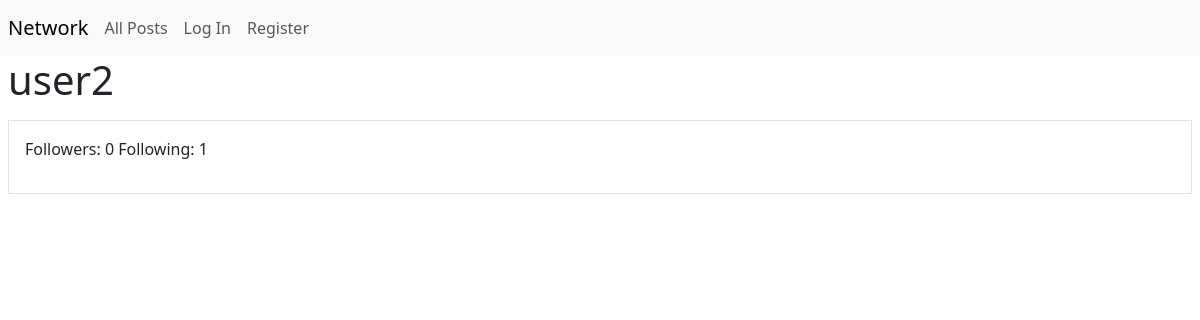
The page /user/3 on the database as committed earlier.
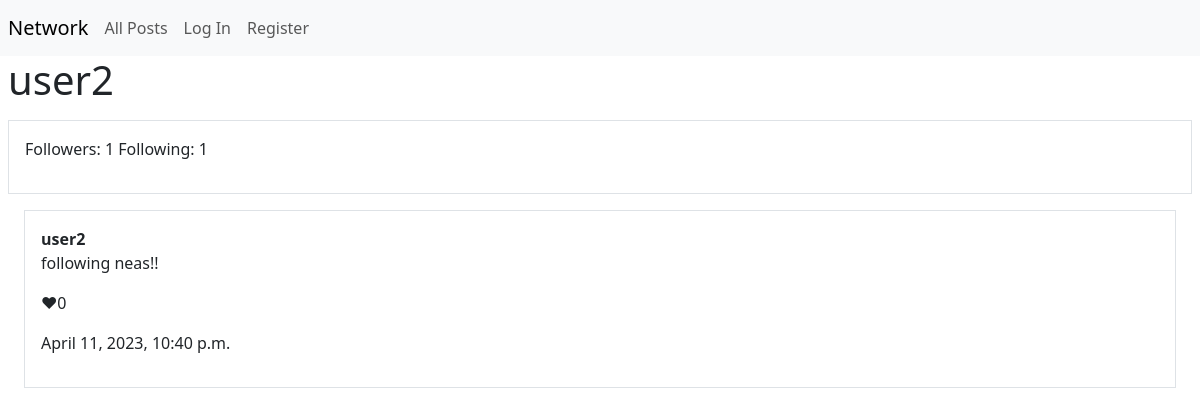
The same page on the database as committed later.
### network/models.py (models this page shows)
class Posts(models.Model):
    poster = models.ForeignKey("User", on_delete=models.CASCADE, related_name="posts")
    content = models.TextField(max_length=280)
    timestamp = models.DateTimeField(auto_now_add=True)
    likes = models.IntegerField(default=0)

class User(AbstractUser):
    pass

### network/views.py (the view)
# urls.py: path("user/<int:profile_id>", views.profile, name="profile_id"),
def profile(request, profile_id):
    profile_obj = User.objects.get(pk=profile_id)
    followers = profile_obj.followers.all().count()
    following = profile_obj.following.all().count()
    b_name = "follow"
    for follower in profile_obj.followers.all():
        if request.user == follower.follower:
            b_name = "unfollow"
    posts = Posts.objects.filter(poster=profile_obj.id).reverse()
    return render(request, "network/profile.html", {
        "profile": profile_obj,
        "followers": followers,
        "following": following,
        "posts": posts,
        "b_name": b_name
    })

### network/templates/network/profile.html (shortened to what this page needs)
{% extends "network/layout.html" %}
{% block body %}
<div>
    <h1>{{ profile.username }}</h1>
</div>
<div class=" border p-3 my-3">
    <p>Followers: {{ followers }} Following: {{ following }}</p>
</div>
<div>
    {% for post in posts %}
        <div class="border p-3 m-3">
            <b>{{ post.poster.username }}</b>
            <p>{{ post.content }}</p>
            <p> ♥{{ post.likes }}</p>
            <p>{{ post.timestamp }}</p>
        </div>
    {% endfor %}
    </div>
{% endblock %}

Rows that differ between the two databases and show on the page:
added Posts: poster.username "user2", content "following neas!!", likes "0", timestamp "April 11, 2023, 10:40 p.m."
Other text that changed with them:
{{ followers }}: "0" → "1"
